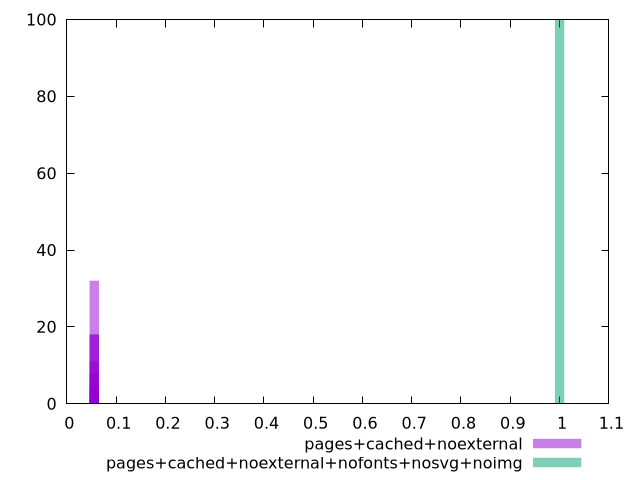

gnuplot code for this plot:
$_pagesCachedNoexternal <<EOF
0.05568400230803107 18
0.05568458611099399 11
0.055683418505068145 8
0.05568516991395692 4
0.055683710406549604 18
0.05568312660358668 5
0.05568429420951253 32
0.05568487801247545 3
0.05568283470210522 1
EOF
$_pagesCachedNoexternalNofontsNosvgNoimg <<EOF
1 100
EOF
set key outside below
set terminal pngcairo
set output "report_00004_2020-11-02T20-21-41.718Z/total-byte-weight/total-byte-weight_pages+cached+noexternal_pages+cached+noexternal+nofonts+nosvg+noimg+hist.png"
set boxwidth 0.018886343305957894
set style fill transparent solid 0.5 noborder
set yrange [0:100]
plot $_pagesCachedNoexternal title "pages+cached+noexternal" with boxes ,$_pagesCachedNoexternalNofontsNosvgNoimg title "pages+cached+noexternal+nofonts+nosvg+noimg" with boxes ,
